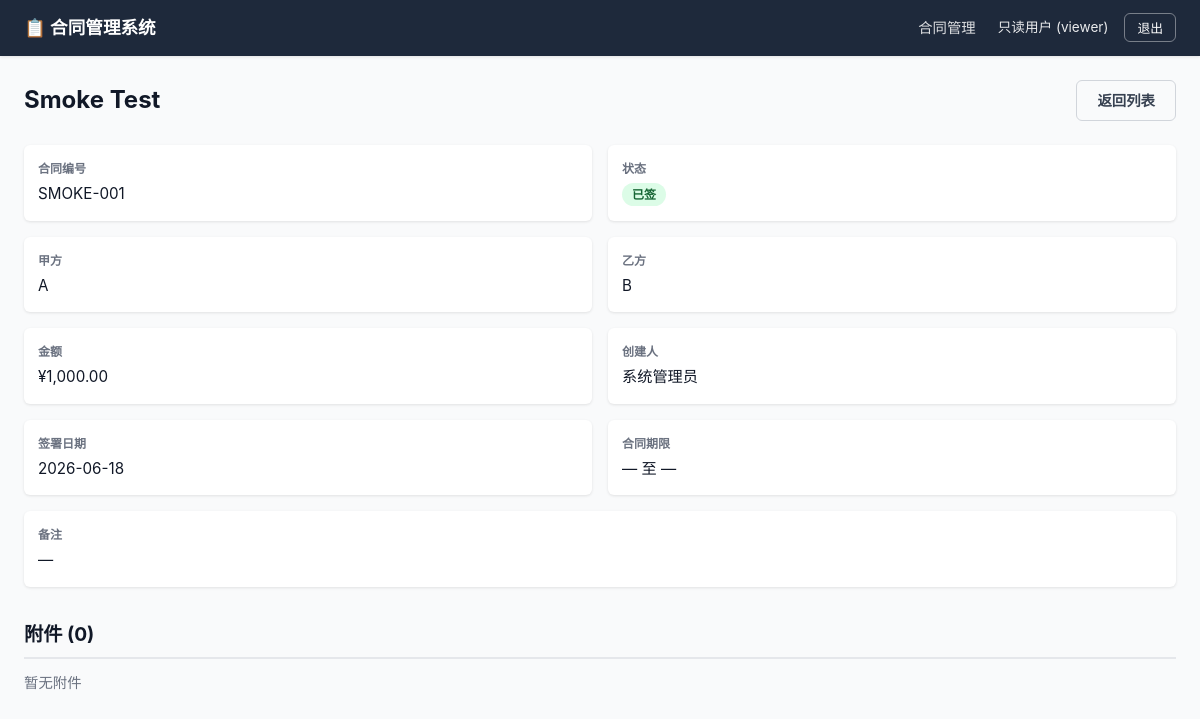
Page /projects/contract-manager-eval/contracts/4 (signed in) on the committed database.
### app/models.py (models this page shows)
class User(Base):
    __tablename__ = "users"
    id = Column(Integer, primary_key=True, index=True)
    username = Column(String(64), unique=True, nullable=False, index=True)
    password_hash = Column(String(128), nullable=False)
    display_name = Column(String(128), nullable=False)
    email = Column(String(256), nullable=False)
    role = Column(SAEnum(UserRole), nullable=False, default=UserRole.viewer)
    status = Column(SAEnum(UserStatus), nullable=False, default=UserStatus.active)
    created_at = Column(DateTime, default=datetime.datetime.utcnow, nullable=False)
    updated_at = Column(DateTime, default=datetime.datetime.utcnow, onupdate=datetime.datetime.utcnow, nullable=False)
    contracts = relationship("Contract", back_populates="creator", foreign_keys="Contract.created_by")
    attachments = relationship("Attachment", back_populates="uploader", foreign_keys="Attachment.uploaded_by")
    audit_logs = relationship("AuditLog", back_populates="user")

class Contract(Base):
    __tablename__ = "contracts"
    id = Column(Integer, primary_key=True, index=True)
    contract_no = Column(String(64), unique=True, nullable=False, index=True)
    title = Column(String(256), nullable=False)
    party_a = Column(String(256), nullable=False)
    party_b = Column(String(256), nullable=False)
    amount = Column(Float, nullable=True)
    status = Column(SAEnum(ContractStatus), nullable=False, default=ContractStatus.draft)
    sign_date = Column(DateTime, nullable=True)
    start_date = Column(DateTime, nullable=True)
    end_date = Column(DateTime, nullable=True)
    description = Column(Text, nullable=True)
    created_by = Column(Integer, ForeignKey("users.id"), nullable=False)
    created_at = Column(DateTime, default=datetime.datetime.utcnow, nullable=False)
    updated_at = Column(DateTime, default=datetime.datetime.utcnow, onupdate=datetime.datetime.utcnow, nullable=False)
    creator = relationship("User", back_populates="contracts", foreign_keys=[created_by])
    attachments = relationship("Attachment", back_populates="contract", cascade="all, delete-orphan")

### app/main.py (the view)
@app.get(f"{settings.BASE_PATH}/contracts/{{contract_id}}", response_class=HTMLResponse)
def contract_detail_page(request: Request, contract_id: int):
    user, redirect = _require_page_auth(request)
    if redirect:
        return redirect
    db = SessionLocal()
    try:
        contract = db.query(Contract).filter(Contract.id == contract_id).first()
        if not contract:
            raise HTTPException(status_code=404, detail="合同不存在")
        now = datetime.datetime.utcnow()
        if contract.status == ContractStatus.signed and contract.end_date and contract.end_date < now:
            contract.status = ContractStatus.expired
            db.commit()
        attachments = db.query(Attachment).filter(Attachment.contract_id == contract_id).all()
        creator = db.query(User).filter(User.id == contract.created_by).first()
        ctx = _template_context(request, user)
        ctx["contract"] = contract
        ctx["attachments"] = attachments
        ctx["creator"] = creator
        ctx["ContractStatus"] = ContractStatus
        ctx["valid_transitions"] = {
            ContractStatus.draft: {ContractStatus.pending, ContractStatus.terminated},
            ContractStatus.pending: {ContractStatus.signed, ContractStatus.draft},
            ContractStatus.signed: {ContractStatus.terminated, ContractStatus.expired},
        }
        return render_template("contracts/detail.html", ctx)
    finally:
        db.close()

### templates/contracts/detail.html (shortened to what this page needs)
{% extends "base.html" %}
{% block content %}
<div class="container">
  <div class="page-header">
    <h1>{{ contract.title }}</h1>
    <div class="btn-group">
      <a href="{{ base_path }}/contracts" class="btn btn-outline">返回列表</a>
    </div>
  </div>
  <div class="detail-grid">
    <div class="detail-item">
      <label>合同编号</label>
      <div class="value">{{ contract.contract_no }}</div>
    </div>
    <div class="detail-item">
      <label>状态</label>
      <div class="value">
        <span class="badge badge-{{ contract.status.value }}">
          {% if contract.status.value == 'draft' %}草稿
          {% elif contract.status.value == 'pending' %}待签
          {% elif contract.status.value == 'signed' %}已签
          {% elif contract.status.value == 'terminated' %}已终止
          {% elif contract.status.value == 'expired' %}已过期
          {% endif %}
        </span>
      </div>
    </div>
    <div class="detail-item">
      <label>甲方</label>
      <div class="value">{{ contract.party_a }}</div>
    </div>
    <div class="detail-item">
      <label>乙方</label>
      <div class="value">{{ contract.party_b }}</div>
    </div>
    <div class="detail-item">
      <label>金额</label>
      <div class="value">{% if contract.amount %}¥{{ "{:,.2f}".format(contract.amount) }}{% else %}—{% endif %}</div>
    </div>
    <div class="detail-item">
      <label>创建人</label>
      <div class="value">{{ creator.display_name if creator else '—' }}</div>
    </div>
    <div class="detail-item">
      <label>签署日期</label>
      <div class="value">{{ contract.sign_date.strftime('%Y-%m-%d') if contract.sign_date else '—' }}</div>
    </div>
    <div class="detail-item">
      <label>合同期限</label>
      <div class="value">
        {{ contract.start_date.strftime('%Y-%m-%d') if contract.start_date else '—' }}
        至
        {{ contract.end_date.strftime('%Y-%m-%d') if contract.end_date else '—' }}
      </div>
    </div>
    <div class="detail-item full-width">
      <label>备注</label>
      <div class="value">{{ contract.description or '—' }}</div>
    </div>
  </div>
  <div class="section">
    <h2>附件 ({{ attachments|length }})</h2>
    {% if attachments %}
    <ul class="attachment-list">
      {% for a in attachments %}
      <li class="attachment-item">
        <span class="info">
          📎 {{ a.original_name }}
          <span class="size">({{ "{:,.1f}".format(a.file_size / 1024) }} KB)</span>
          <span class="badge badge-{% if a.file_type == 'pdf' %}draft{% else %}pending{% endif %}">
            {{ a.file_type.upper() }}
          </span>
        </span>
        <div class="btn-group">
          <a href="/api/contracts/{{ contract.id }}/attachments/{{ a.id }}" class="btn btn-outline btn-sm">下载</a>
          {% if user.role.value != 'viewer' %}
          <button class="btn btn-danger btn-sm delete-attachment"
                  data-contract-id="{{ contract.id }}"
                  data-attachment-id="{{ a.id }}">删除</button>
          {% endif %}
        </div>
      </li>
      {% endfor %}
    </ul>
    {% else %}
    <p style="color: var(--gray-500); font-size: .9rem;">暂无附件</p>
    {% endif %}
  </div>
</div>
{% endblock %}

### templates/base.html (shortened to what this page needs)
<!DOCTYPE html>
<html lang="zh-CN">
<head>
  <link rel="stylesheet" href="{{ base_path }}/static/css/style.css?v={{ version }}">
</head>
<body data-base-path="{{ base_path }}" data-version="{{ version }}">
<nav class="navbar">
  <a href="{{ base_path }}/contracts" class="brand">📋 合同管理系统</a>
  <div class="nav-links">
    {% if user %}
    <a href="{{ base_path }}/contracts" class="{% if request.url.path == base_path + '/contracts' %}active{% endif %}">合同管理</a>
    <span class="user-info">{{ user.display_name }} ({{ user.role.value }})</span>
    <button id="logout-btn" class="logout-btn">退出</button>
    {% else %}
    <a href="{{ base_path }}/login">登录</a>
    {% endif %}
  </div>
</nav>
<main>{% block content %}{% endblock %}</main>
</body>
</html>

### static/css/style.css (style rules this page uses)
*, *::before, *::after { box-sizing: border-box; margin: 0; padding: 0; }
:root { --primary: #2563eb; --primary-hover: #1d4ed8; --danger: #dc2626; --danger-hover: #b91c1c; --success: #16a34a; --warning: #f59e0b; --gray-50: #f9fafb; --gray-100: #f3f4f6; --gray-200: #e5e7eb; --gray-300: #d1d5db; --gray-500: #6b7280; --gray-700: #374151; --gray-900: #111827; --radius: 6px; --shadow: 0 1px 3px rgba(0,0,0,.1); }
body { font-family: -apple-system, BlinkMacSystemFont, "Segoe UI", Roboto, sans-serif; background: var(--gray-50); color: var(--gray-900); line-height: 1.6; min-height: 100vh; }
a { color: var(--primary); text-decoration: none; }
.navbar { background: #1e293b; color: #fff; padding: 0 24px; height: 56px; display: flex; align-items: center; justify-content: space-between; box-shadow: var(--shadow); position: sticky; top: 0; z-index: 1000; }
.navbar .brand { font-size: 1.1rem; font-weight: 700; color: #fff; }
.navbar .nav-links { display: flex; gap: 8px; align-items: center; }
.navbar .nav-links a { color: rgba(255,255,255,.85); padding: 6px 14px; border-radius: var(--radius); font-size: .9rem; transition: background .15s; }
.navbar .user-info { font-size: .85rem; opacity: .9; margin-right: 8px; }
.navbar .logout-btn { background: none; border: 1px solid rgba(255,255,255,.4); color: #fff; padding: 4px 12px; border-radius: var(--radius); cursor: pointer; font-size: .8rem; }
.container { max-width: 1200px; margin: 0 auto; padding: 24px; }
.btn { display: inline-flex; align-items: center; justify-content: center; padding: 8px 20px; border: none; border-radius: var(--radius); font-size: .9rem; font-weight: 600; cursor: pointer; transition: background .15s, opacity .15s; }
.btn-outline { background: none; border: 1px solid var(--gray-300); color: var(--gray-700); }
.btn-group { display: flex; gap: 8px; flex-wrap: wrap; }
.badge { display: inline-block; padding: 2px 10px; border-radius: 12px; font-size: .75rem; font-weight: 600; text-transform: uppercase; }
.badge-signed { background: #dcfce7; color: #166534; }
.page-header { display: flex; justify-content: space-between; align-items: center; margin-bottom: 24px; }
.page-header h1 { font-size: 1.5rem; font-weight: 700; }
.detail-grid { display: grid; grid-template-columns: 1fr 1fr; gap: 16px; }
.detail-grid .full-width { grid-column: 1 / -1; }
.detail-item { background: #fff; padding: 14px; border-radius: var(--radius); box-shadow: var(--shadow); }
.detail-item label { font-size: .75rem; font-weight: 700; color: var(--gray-500); text-transform: uppercase; display: block; margin-bottom: 4px; }
.detail-item .value { font-size: .95rem; }
.section { margin-top: 32px; }
.section h2 { font-size: 1.2rem; font-weight: 700; margin-bottom: 12px; padding-bottom: 8px; border-bottom: 2px solid var(--gray-200); }

### rows in the picture
User: display_name "只读用户", role.value "viewer"
Contract: title "Smoke Test", contract_no "SMOKE-001", party_a "A", party_b "B", amount "1,000.00", sign_date "2026-06-18", start_date "—", end_date "—", description "—"
User: display_name "系统管理员"

### other values in the picture
{{ attachments|length }} "0"
